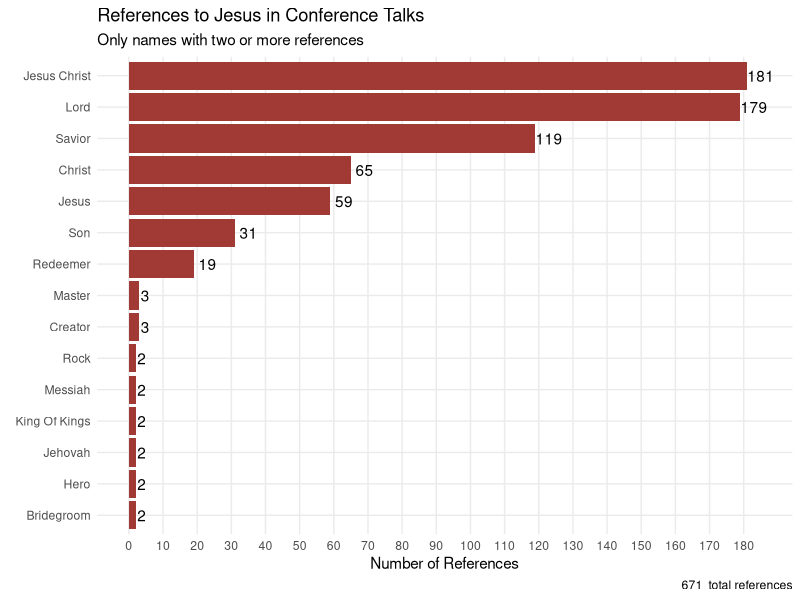

This figure's R source:
install.packages(c('tidyverse','readxl','readr'))

library(tidyverse)
library(readxl)
library(readr)

#Remove times where reference to Jesus aren't about him
transcripts <- read_xlsx('Talk and Ties.xlsx',sheet='Sheet1') %>%
  mutate(Text = str_remove(Text, 'Church of Jesus Christ'),
         Text = str_remove(Text, 'Lord\'s Church')) %>%
  filter(!is.na(Text))
names <- read_csv('JesusList.csv')


#Counts the references to 'Jesus Christ', then removes those terms so 
# 'Jesus' and 'Christ' only count individual references
alltalks <- str_c(transcripts$Text,collapse=' ')
JesusChrist <- str_count(alltalks,'Jesus Christ')
alltalks <- str_remove_all(alltalks, 'Jesus Christ')

#Go through all the text, and count each reference to these names.
#Case-sensitive, because speakers usually capitalize the names (Rock
#probably refers to Jesus, but rock probably won't)
appearances <- tibble(name='Jesus Christ', count=JesusChrist)
for(name in names$name) {
  appearances <- appearances %>% add_row(name=name,count=str_count(alltalks,name))
}
ones <- filter(appearances, count==1) #Save single references for later
appearances <- filter(appearances,count>1) %>%
  add_row(name='Rock',count=2) %>%
  add_row(name='Hero',count=2) %>%
  add_row(name='Bridegroom',count=2) %>%
  add_row(name = 'Christ',count = str_count(alltalks,'\\b(in|of|with|the)\\s+Christ\\b'))

#Plot the names with 2+ references
sequence <- seq(0,max(appearances$count,na.rm = T),10)
names_sum_plot <- ggplot(appearances,aes(x=count,y=reorder(str_to_title(name),count,sum))) +
  geom_col(fill='#A13935') +
  geom_text(label=appearances$count,nudge_x=ifelse(appearances$count>9,4,1.8)) +
  scale_x_continuous(breaks=sequence,labels=sequence) +
  theme_minimal() +
  theme(panel.grid.minor = element_blank()) +
  labs(x='Number of References',y=element_blank(),
       subtitle='Only names with two or more references',
       title='References to Jesus in Conference Talks',
       caption=paste(sum(appearances$count),' total references'))
names_sum_plot

#Sum by speaker
all_names <- paste(names,collapse='|')
transcripts$Jesus_Ref <- str_count(transcripts$Text,paste(names,collapse='|'))

